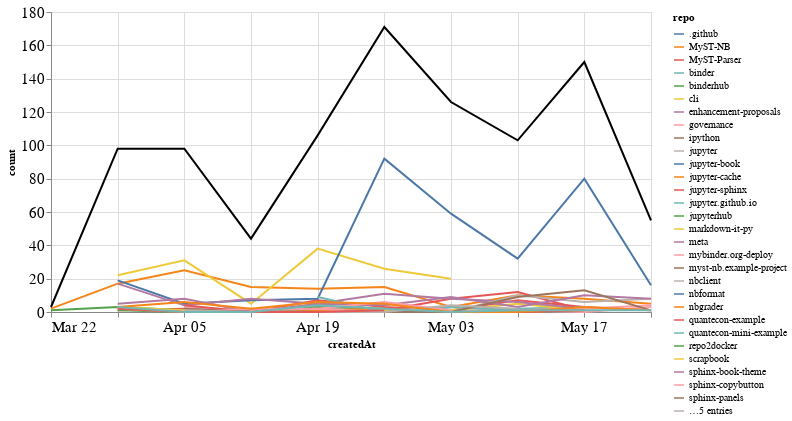

The cell this chart's notebook holds for it:
### Markdown cell above
## Comments

### Code cell
comments_time = comments.groupby('repo').resample('W', on='createdAt').count()['author'].reset_index()
comments_time = comments_time.rename(columns={'author': 'count'})
comments_time_total = comments_time.groupby('createdAt').agg({"count": "sum"}).reset_index()
ch1 = alt.Chart(comments_time, width=600).mark_line().encode(
    x='createdAt',
    y='count',
    color='repo',
    tooltip="repo"
)

ch2 = alt.Chart(comments_time_total, width=600).mark_line(color="black").encode(
    x='createdAt',
    y='count',
)

ch1 + ch2

### Figure 1 — Vega-Lite specification as saved in the notebook (floating-point values rounded to 4 significant figures; data arrays with more than 128 entries replaced by an {"elided": "..."} marker saying what was removed)
{"config": {"axisLeft": {"labelFontSize": 15}, "axisBottom": {"labelFontSize": 15}}, "layer": [{"data": {"name": "data-20b9d207b993e3ad738c08e1d03cd708"}, "mark": "line", "encoding": {"color": {"type": "nominal", "field": "repo"}, "tooltip": {"type": "nominal", "field": "repo"}, "x": {"type": "temporal", "field": "createdAt"}, "y": {"type": "quantitative", "field": "count"}}, "width": 600}, {"data": {"name": "data-6886bc5f033aff1838b9009d23a10154"}, "mark": {"type": "line", "color": "black"}, "encoding": {"x": {"type": "temporal", "field": "createdAt"}, "y": {"type": "quantitative", "field": "count"}}, "width": 600}], "$schema": "https://vega.github.io/schema/vega-lite/v4.0.2.json", "datasets": {"data-20b9d207b993e3ad738c08e1d03cd708": {"elided": "177 records"}, "data-6886bc5f033aff1838b9009d23a10154": [{"createdAt": "2020-03-22T00:00:00", "count": 3}, {"createdAt": "2020-03-29T00:00:00", "count": 98}, {"createdAt": "2020-04-05T00:00:00", "count": 98}, {"createdAt": "2020-04-12T00:00:00", "count": 44}, {"createdAt": "2020-04-19T00:00:00", "count": 106}, {"createdAt": "2020-04-26T00:00:00", "count": 171}, {"createdAt": "2020-05-03T00:00:00", "count": 126}, {"createdAt": "2020-05-10T00:00:00", "count": 103}, {"createdAt": "2020-05-17T00:00:00", "count": 150}, {"createdAt": "2020-05-24T00:00:00", "count": 55}]}}
